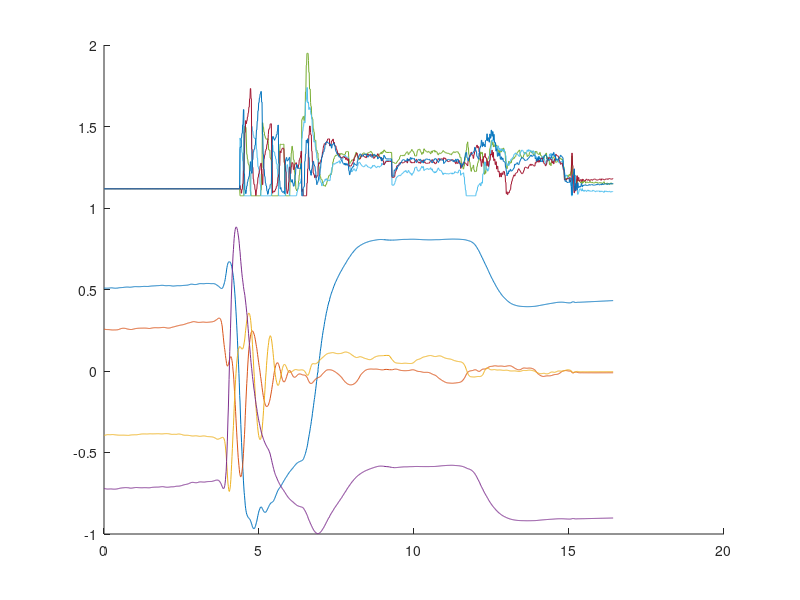

Write the MATLAB code that produced this figure.
%% Plot Quaternion
clear all
hold on
for i = 1:1
    M = csvread('d119.csv',1,0);
    time = (M(:,1) - M(1,1))*0.000001;
    plot(time, M(:,19), time, M(:,20), time,M(:,21), time,M(:,22));
%     plot(time, sqrt(M(:,2).^2 + M(:,3).^2 + M(:,4).^2));

end
plot(time, M(:,36)/1000, time,M(:,37)/1000, time,M(:,38)/1000, time,M(:,39)/1000);
